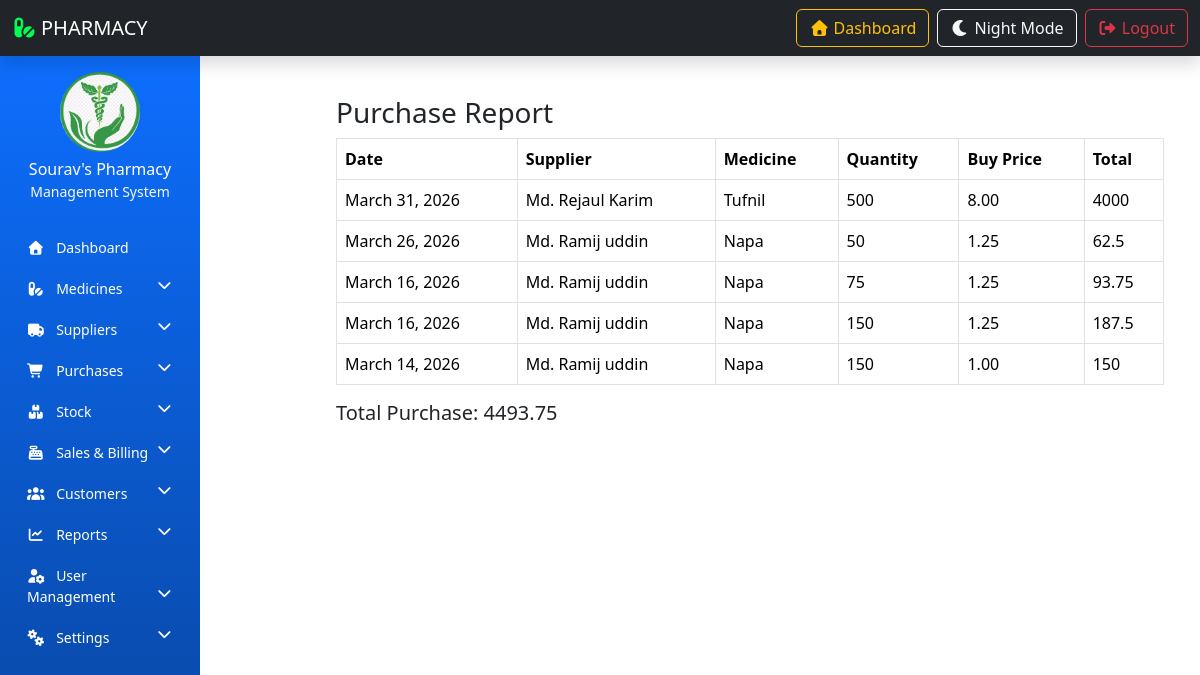
/purchase-report/, run on an earlier commit of the app's database.
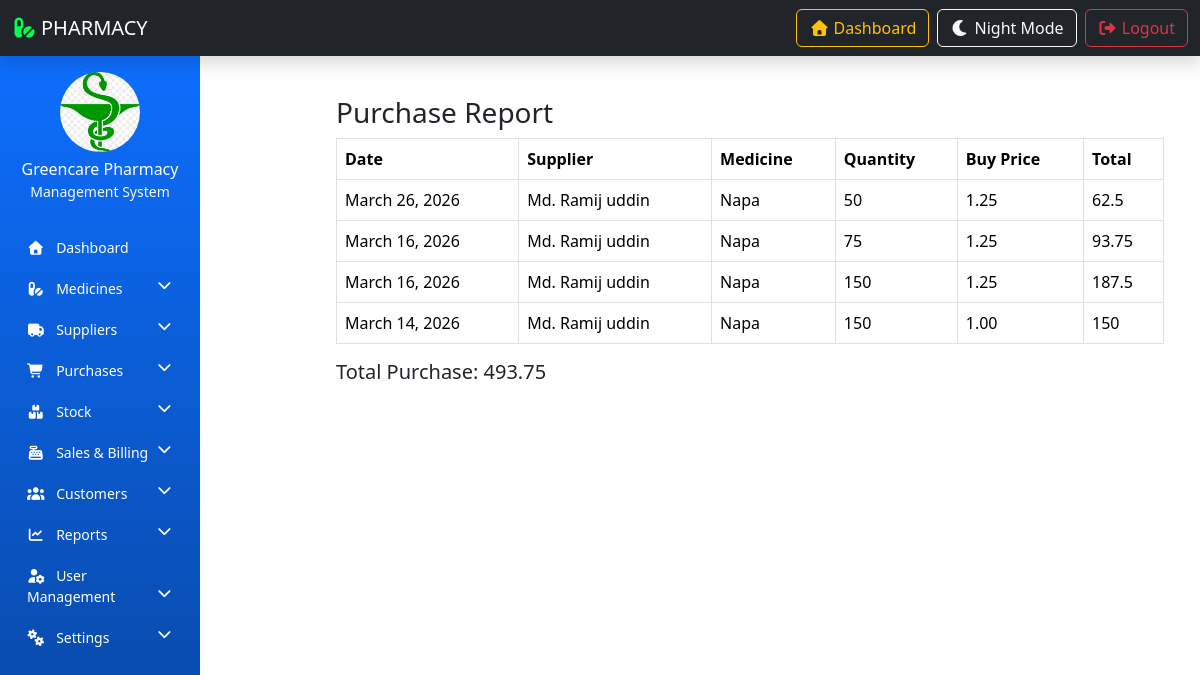
And on a later commit of the database.
### resultapp/models.py (models this page shows, shortened)
class PharmacySettings(models.Model):
    pharmacy_name = models.CharField(max_length=200)
    owner_name = models.CharField(max_length=200)
    phone = models.CharField(max_length=20)
    email = models.EmailField(blank=True, null=True)  # ✅ fixed
    address = models.TextField()
    tax_percentage = models.DecimalField(max_digits=5, decimal_places=2, default=0)
    discount_percentage = models.DecimalField(max_digits=5, decimal_places=2, default=0)
    currency = models.CharField(max_length=10, default='tk')
    logo = models.ImageField(upload_to='pharmacy_logo/', blank=True, null=True)

class Purchase(models.Model):
    supplier = models.ForeignKey(Supplier, on_delete=models.CASCADE)
    medicine = models.ForeignKey(Medicine, on_delete=models.CASCADE)
    batch_no = models.CharField(max_length=100)
    manufacture_date = models.DateField(null=True, blank=True)
    expiry_date = models.DateField()
    quantity = models.IntegerField()
    buy_price = models.DecimalField(max_digits=10, decimal_places=2)
    sell_price = models.DecimalField(max_digits=10, decimal_places=2)
    purchase_date = models.DateField()
    created_at = models.DateTimeField(auto_now_add=True)

class Supplier(models.Model):
    supplier_name = models.CharField(max_length=200)
    company_name = models.CharField(max_length=200)
    phone = models.CharField(max_length=15)
    email = models.EmailField()
    address = models.TextField()
    created_date = models.DateTimeField(auto_now_add=True)
    def __str__(self):
        return self.supplier_name

class Medicine(models.Model):
    medicine_name = models.CharField(max_length=200)
    generic_name = models.CharField(max_length=200, blank=True, null=True)
    company_name = models.CharField(max_length=200)
    created_date = models.DateTimeField(auto_now_add=True)
    def __str__(self):
        return self.medicine_name

### resultapp/views.py (the view)
# urls.py: path('purchase-report/', purchase_report, name='purchase_report'),
def purchase_report(request):
    purchases = Purchase.objects.all().order_by('-purchase_date').annotate(
        total=ExpressionWrapper(
            F('quantity') * F('buy_price'),
            output_field=DecimalField()
        )
    )
    total_purchase = purchases.aggregate(grand_total=Sum('total'))['grand_total'] or 0
    return render(request, 'purchase_report.html', {
        'purchases': purchases,
        'total_purchase': total_purchase
    })

### resultapp/context_processors.py (called while the page is built)
def pharmacy_info(request):
    return {
        'pharmacy_info': PharmacySettings.objects.first()
    }

### resultapp/templates/purchase_report.html
{% extends 'admin_base.html' %}
{% block content %}
<div class="container mt-4">
    <h3>Purchase Report</h3>
    <table class="table table-bordered">
        <thead>
            <tr>
                <th>Date</th>
                <th>Supplier</th>
                <th>Medicine</th>
                <th>Quantity</th>
                <th>Buy Price</th>
                <th>Total</th>
            </tr>
        </thead>
        <tbody>
            {% for p in purchases %}
            <tr>
                <td>{{ p.purchase_date }}</td>
                <td>{{ p.supplier }}</td>
                <td>{{ p.medicine }}</td>
                <td>{{ p.quantity }}</td>
                <td>{{ p.buy_price }}</td>
                <td>{{ p.total }}</td>
            </tr>
            {% empty %}
            <tr>
                <td colspan="6" class="text-center text-danger">
                    No Purchase Data ❌
                </td>
            </tr>
            {% endfor %}
        </tbody>
    </table>
    <h5>Total Purchase: {{ total_purchase }}</h5>
</div>
{% endblock %}

### resultapp/templates/sidebar.html (shortened to what this page needs)
{% load static %}
<nav class="col-md-3 col-lg-2 d-md-block sidebar collapse pt-3">
    <div class="text-center text-white mb-4">
        {% if pharmacy_info.logo %}
        <img src="{{ pharmacy_info.logo.url }}" class="img-fluid rounded-circle mb-2"
            style="width:80px; height:80px; object-fit:cover;">
        {% else %}
        <img src="{% static 'PMS-IMAGE/logo.png' %}" class="img-fluid rounded-circle mb-2"
            style="width:80px; height:80px;">
        {% endif %}
        <h6 class="mb-0">{{ pharmacy_info.pharmacy_name|default:"GreenCare Pharmacy" }}</h6>
        <small class="text-light">Management System</small>
    </div>
    <ul class="nav flex-column">
        <li class="nav-item">
            <a href="{% url 'admin-dashboard' %}" class="nav-link">
                <i class="fas fa-home me-2"></i> Dashboard
            </a>
        </li>
        <li class="nav-item">
            <a href="#medicineMenu" data-bs-toggle="collapse" class="nav-link">
                <i class="fas fa-pills me-2"></i> Medicines
                <i class="fas fa-chevron-down float-end"></i>
            </a>
        </li>
        <li class="nav-item">
            <a href="#supplierMenu" data-bs-toggle="collapse" class="nav-link">
                <i class="fas fa-truck me-2"></i> Suppliers
                <i class="fas fa-chevron-down float-end"></i>
            </a>
        </li>
        <li class="nav-item">
            <a href="#purchaseMenu" data-bs-toggle="collapse" class="nav-link">
                <i class="fas fa-shopping-cart me-2"></i> Purchases
                <i class="fas fa-chevron-down float-end"></i>
            </a>
        </li>
        <li class="nav-item">
            <a href="#stockMenu" data-bs-toggle="collapse" class="nav-link">
                <i class="fas fa-boxes me-2"></i> Stock
                <i class="fas fa-chevron-down float-end"></i>
            </a>
        </li>
        <li class="nav-item">
            <a href="#salesMenu" data-bs-toggle="collapse" class="nav-link">
                <i class="fas fa-cash-register me-2"></i> Sales & Billing
                <i class="fas fa-chevron-down float-end"></i>
            </a>
        </li>
        <li class="nav-item">
            <a href="#customerMenu" data-bs-toggle="collapse" class="nav-link">
                <i class="fas fa-users me-2"></i> Customers
                <i class="fas fa-chevron-down float-end"></i>
            </a>
        </li>
        <li class="nav-item">
            <a href="#reportMenu" data-bs-toggle="collapse" class="nav-link">
                <i class="fas fa-chart-line me-2"></i> Reports
                <i class="fas fa-chevron-down float-end"></i>
            </a>
        </li>
        <li class="nav-item">
            <a href="#userMenu" data-bs-toggle="collapse" class="nav-link">
                <i class="fas fa-user-cog me-2"></i> User Management
                <i class="fas fa-chevron-down float-end"></i>
            </a>
        </li>
        <li class="nav-item">
            <a href="#settingsMenu" data-bs-toggle="collapse" class="nav-link">
                <i class="fas fa-cogs me-2"></i> Settings
                <i class="fas fa-chevron-down float-end"></i>
            </a>
        </li>
    </ul>
</nav>

What changed in the data, as far as the page shows it:
removed Purchase: purchase_date "March 31, 2026", supplier "Md. Rejaul Karim", medicine "Tufnil", quantity "500", buy_price "8.00", total "4000"
changed PharmacySettings: logo: a different picture; pharmacy_name "Sourav's Pharmacy" → "Greencare Pharmacy"
Also different on the page:
{{ total_purchase }}: "4493.75" → "493.75"
